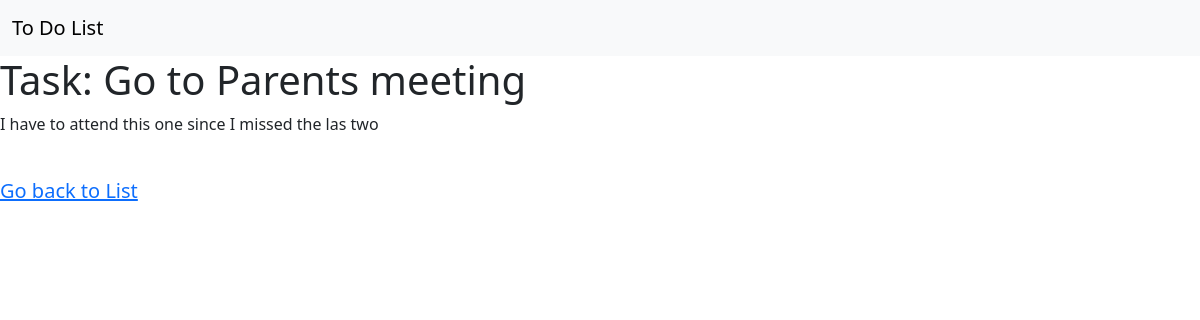
Screenshot of /task/9 (signed in) with the database file from the repository.
### base/models.py (models this page shows, shortened)
class Task(models.Model):
    user = models.ForeignKey(User, on_delete=models.CASCADE)
    title = models.CharField(max_length=200)
    details = models.TextField(null=True, blank=True)
    complete = models.BooleanField(default=False)
    created = models.DateTimeField(auto_now_add=True)
    class Meta:
        ordering = ['complete', ]

### base/views.py (the view)
# urls.py: path('task/<int:pk>', Detail.as_view(), name='detail'),
class Detail(LoginRequiredMixin, DetailView):
    model = Task
    template_name = 'details.html'
    context_object_name = 'task'

### base/templates/details.html (shortened to what this page needs)
{% extends 'base.html' %}
{% block content %}
<h1>Task: {{ task.title }}</h1>
<p>{{ task.details }}</p>
<br>
<p class="lead">
  <a href="{% url 'list' %}">Go back to List</a>
</p>
{% endblock %}

### rows the page displays
Task: title "Go to Parents meeting", details "I have to attend this one since I missed the las two"
